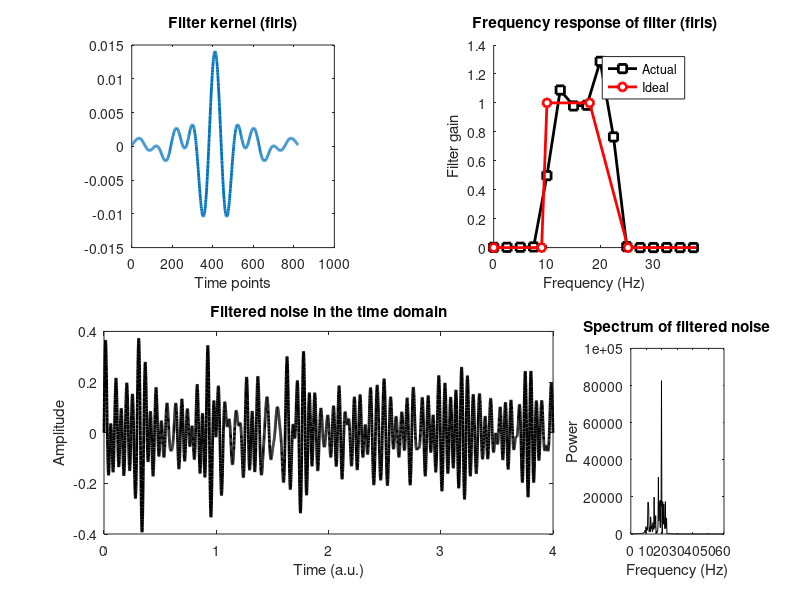

MATLAB code for this plot:
%% Filtering
% Narrow-band filters
%%
% Define filter parameters
lower_bnd = 10; % Hz
upper_bnd = 18; % Hz

lower_trans = .1;
upper_trans = .4;

samprate  = 2048; % Hz
filtorder = 4*round(samprate/lower_bnd);

filter_shape = [ 0 0 1 1 0 0 ];
filter_freqs = [ 0 lower_bnd*(1-lower_trans) lower_bnd ...
                 upper_bnd upper_bnd+upper_bnd*upper_trans ...
                 (samprate/2) ] / (samprate/2);

filterkern = firls(filtorder,filter_freqs,filter_shape);
hz = linspace(0,samprate/2,floor(length(filterkern)/2)+1);
filterpow = abs(fft(filterkern)).^2;

figure(1), clf
subplot(221)
plot(filterkern,'linew',2)
xlabel('Time points')
title('Filter kernel (firls)')
axis square

% Plot amplitude spectrum of the filter kernel
subplot(222), hold on
plot(hz,filterpow(1:length(hz)),'ks-','linew',2,'markerfacecolor','w')

plot(filter_freqs*samprate/2,filter_shape,'ro-','linew',2,'markerfacecolor','w')

% Make the plot look nicer
set(gca,'xlim',[0 upper_bnd+20])
xlabel('Frequency (Hz)'), ylabel('Filter gain')
legend({'Actual';'Ideal'})
title('Frequency response of filter (firls)')
axis square

%% Now apply to random noise data
filtnoise = filtfilt(filterkern,1,randn(samprate*4,1));
timevec = (0:length(filtnoise)-1)/samprate;

% Plot time series
subplot(2,4,5:7)
plot(timevec,filtnoise,'k','linew',2)
xlabel('Time (a.u.)'), ylabel('Amplitude')
title('Filtered noise in the time domain')

% Plot power spectrum
subplot(248)
noisepower = abs(fft(filtnoise)).^2;
plot(linspace(0,samprate,length(noisepower)),noisepower,'k')
set(gca,'xlim',[0 60])
xlabel('Frequency (Hz)'), ylabel('Power')
title('Spectrum of filtered noise')

%% end.
